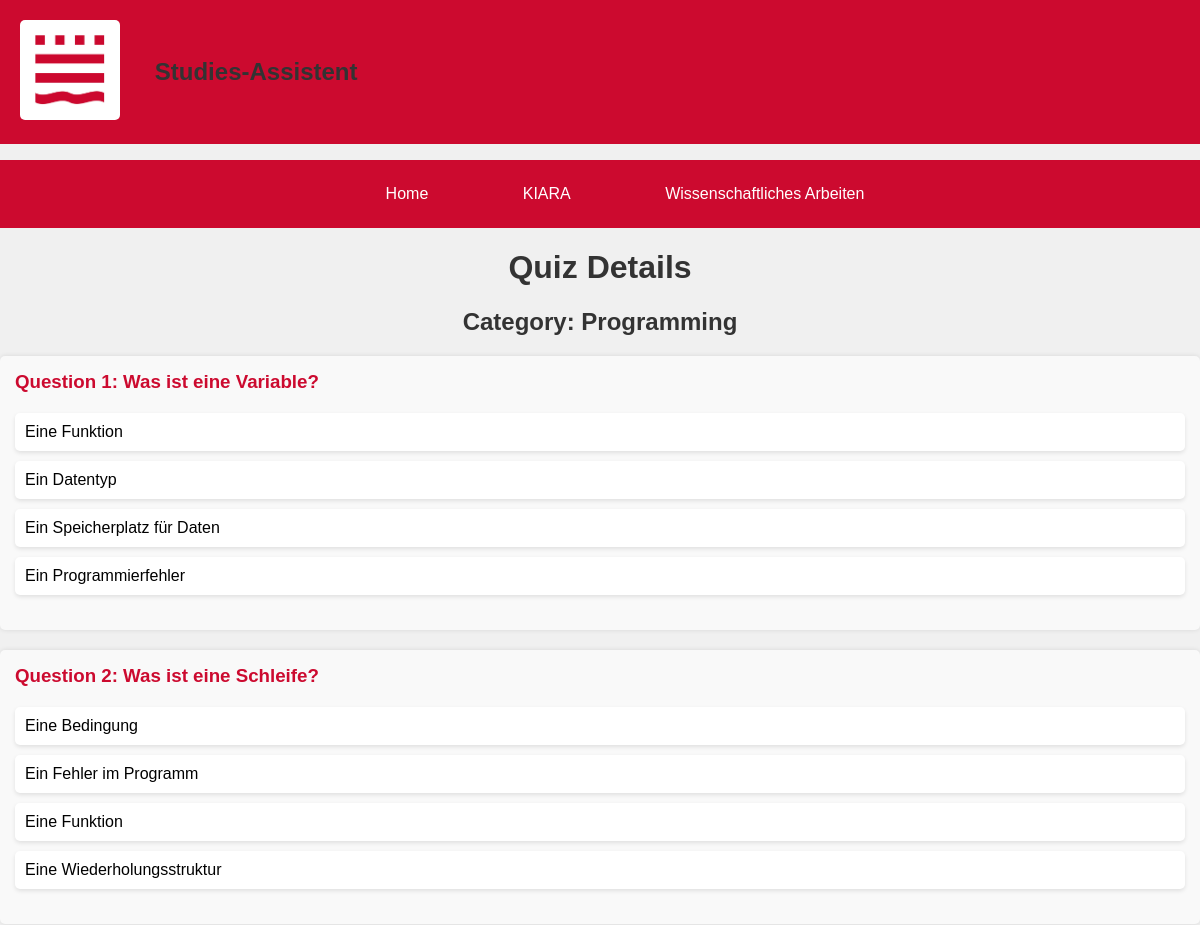
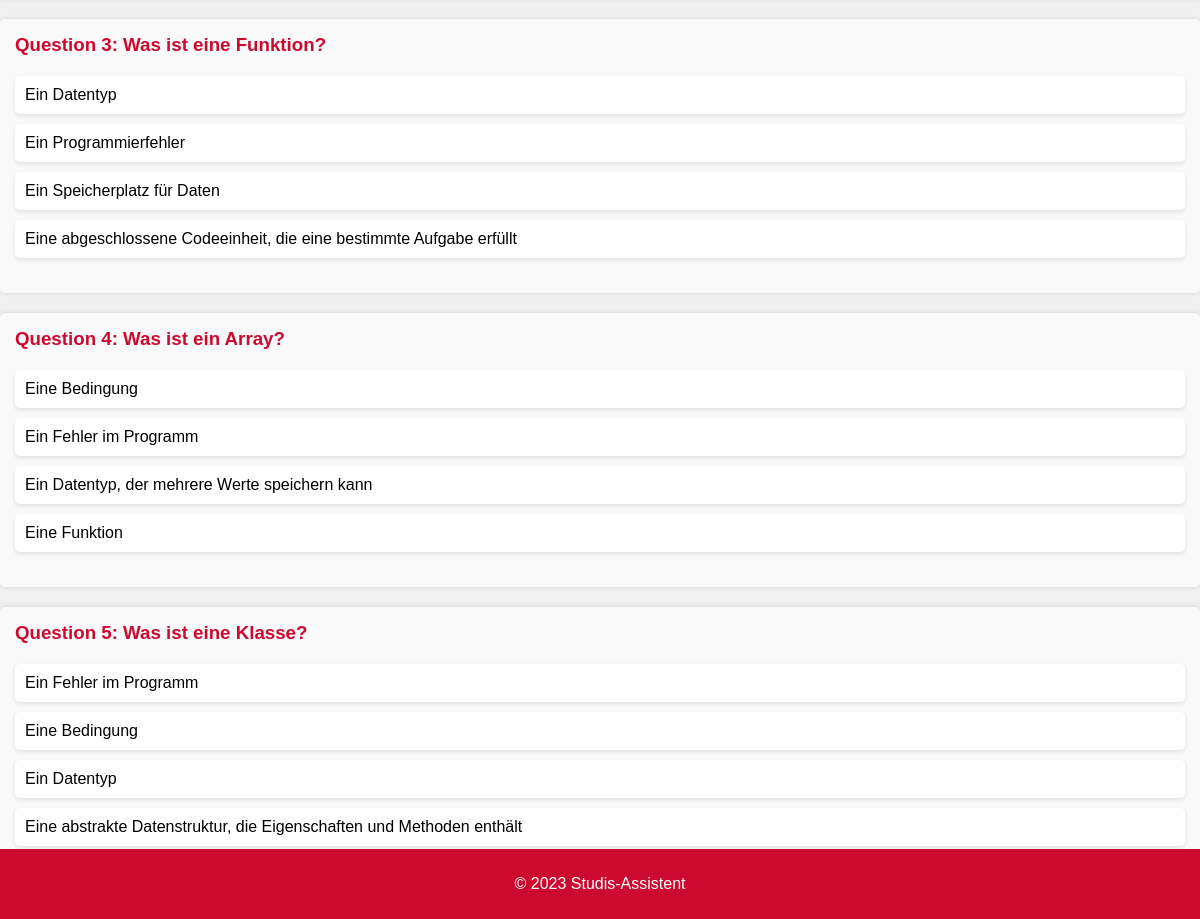
The page /view_quiz/92/ on the database its author committed (2 pictures, top to bottom).
### quizzes/models.py (models this page shows, shortened)
class Quiz(models.Model):
    category = models.CharField(max_length=100)

class Question(models.Model):
    quiz = models.ForeignKey(Quiz, related_name='questions', on_delete=models.CASCADE)
    text = models.TextField()

class Option(models.Model):
    question = models.ForeignKey(Question, related_name='choices', on_delete=models.CASCADE)
    text = models.CharField(max_length=255)
    is_correct = models.BooleanField(default=False)

### quizzes/views.py (the view)
# urls.py: path('view_quiz/<int:quiz_id>/', views.view_quiz, name='view_quiz'),
def view_quiz(request, quiz_id):
    quiz = get_object_or_404(Quiz, pk=quiz_id)
    return render(request, 'quizzes/view_quiz.html', {'quiz': quiz})

### quizzes/templates/quizzes/view_quiz.html (shortened to what this page needs)
<!DOCTYPE html>
<html lang="en">
{% load static %}
<head>
    <link rel="stylesheet" href="{% static 'quizzes/css/styles.css' %}">
    <link rel="stylesheet" href="{% static 'quizzes/css/view_quiz.css' %}">
</head>
<body>
{% include 'quizzes/header.html' %}
{% include 'quizzes/navbar.html' %}
<h1>Quiz Details</h1>
<h2>Category: {{ quiz.category }}</h2>
{% for question in quiz.questions.all %}
<div class="question">
    <h3>Question {{ forloop.counter }}: {{ question.text }}</h3>
    <ul>
        {% for option in question.choices.all %}
        <li>{{ option.text }} {% if option.is_correct %}(Correct answer){% endif %}</li>
        {% endfor %}
    </ul>
</div>
{% endfor %}
<a href="{% url 'saved_quizzes' %}">Back to saved quizzes</a>
{% include 'quizzes/footer.html' %}
</body>
</html>

### quizzes/static/quizzes/css/styles.css (style rules this page uses)
body { margin: 0; padding: 0; font-family: Arial, sans-serif; background-color: #f0f0f0; }

### quizzes/static/quizzes/css/view_quiz.css (style rules this page uses)
h1, h2 { text-align: center; color: #333; }
.question { background-color: #f9f9f9; padding: 15px; margin-bottom: 20px; border-radius: 5px; box-shadow: 0 0 5px rgba(0, 0, 0, 0.1); }
.question h3 { margin-top: 0; color: #CC0A2F; }
.question ul { list-style-type: none; padding: 0; margin: 20px 0; }
.question li { background-color: #fff; margin: 10px 0; padding: 10px; border-radius: 5px; box-shadow: 0 2px 4px rgba(0, 0, 0, 0.1); }

### rows shown on the page
Quiz: category "Programming"
Question: text "Was ist eine Variable?"
Option: text "Eine Funktion"
Option: text "Ein Datentyp"
Option: text "Ein Speicherplatz für Daten"
Option: text "Ein Programmierfehler"
Question: text "Was ist eine Schleife?"
Option: text "Eine Bedingung"
Option: text "Ein Fehler im Programm"
Option: text "Eine Funktion"
Option: text "Eine Wiederholungsstruktur"
Question: text "Was ist eine Funktion?"
Option: text "Ein Datentyp"
Option: text "Ein Programmierfehler"
Option: text "Ein Speicherplatz für Daten"
Option: text "Eine abgeschlossene Codeeinheit, die eine bestimmte Aufgabe erfüllt"
Question: text "Was ist ein Array?"
Option: text "Eine Bedingung"
Option: text "Ein Fehler im Programm"
Option: text "Ein Datentyp, der mehrere Werte speichern kann"
Option: text "Eine Funktion"
Question: text "Was ist eine Klasse?"
Option: text "Ein Fehler im Programm"
Option: text "Eine Bedingung"
Option: text "Ein Datentyp"
Option: text "Eine abstrakte Datenstruktur, die Eigenschaften und Methoden enthält"
